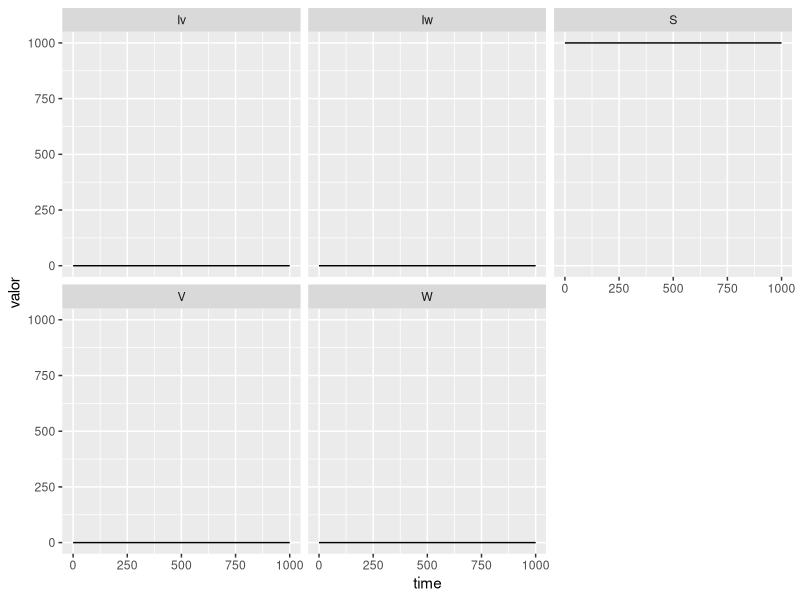
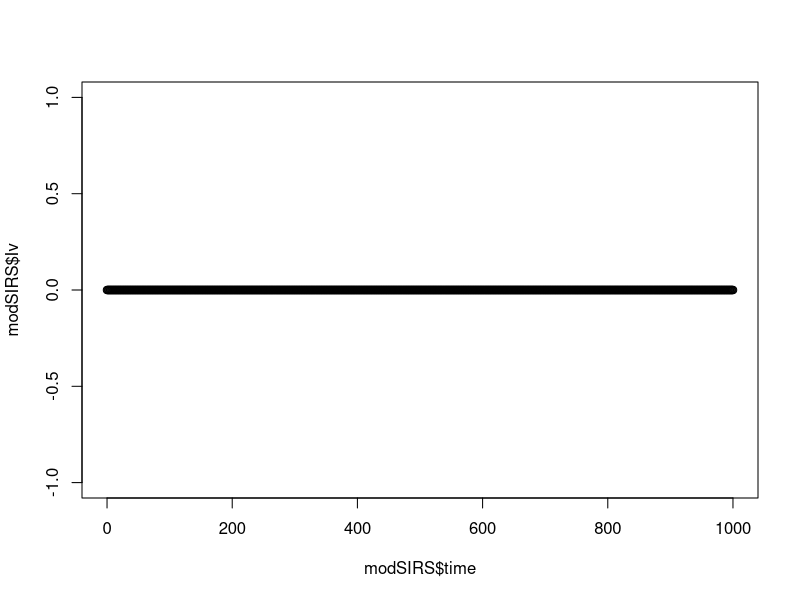

Reproduce these figures in R, in order. (Note: this script raises an error after producing the figures.)
###################################################################################
#                    modelagem matematica lobisomem vampiro humanos               #
###################################################################################


# Formulacao com fracoes (proporcoes) 

# Carregando pacotes ----
library(deSolve)
library(tidyverse)
library(reshape2)

# Parametros ----

# Taxas por ano 

natalidade <- 0 #taxa matalidade mundial 2015
Motalidade.Hum <- 0 #taxa de mortalidade
beta.vamp <- 0.00001 #taxa de infecao vampiros
beta.lobi <-  0.00001 #taxa de infecao lobisomn
prev.vamp <- 0 # taxa de prevencao que um humano vire vamp porque se suicida ou le disparam 
prev.lobi <- 0 #taxa de prevencao que um humano vire lobi porque se suicida ou le disparam 
gamma.vamp  <- 0#365/21 # periodo de latencia para virar vampiro 3 sem
gamma.lobi <- 0 #365/21 # periodo de latencia lobi 3 sem 
letha.homen.mata.vampiro <- 0 # taxa de humonaos que matam vampiros 
letha.lobi.mata.vampiro <- 0 #taxa de lobi que matam vampiros 
letha.homenm.mata.lobi <- 0 # taxa de humonaos que matam lobi
letha.vampi.mata.lobi <- 0 # taxa de vampiro que matam lobi
mortalidade.lobi <- 0 # taxa de morte natural dos lobi

# o desolve precisa um conjunto de parametrros pra souber o nome da equacao 

par.SVW <- c(
  natalidade = natalidade,
  Motalidade.Hum = Motalidade.Hum,
  beta.vamp = beta.vamp,
  beta.lobi = beta.lobi,
  prev.vamp = prev.vamp,
  prev.lobi = prev.lobi,
  gamma.vamp =  gamma.vamp,
  gamma.lobi = gamma.lobi,
  
  # gamma.vamp =  gamma.lobi,
  # gamma.lobi = gamma.vamp,
  
  letha.homen.mata.vampiro = letha.homen.mata.vampiro,
  letha.lobi.mata.vampiro = letha.lobi.mata.vampiro,
  letha.homenm.mata.lobi = letha.homenm.mata.lobi,
  letha.vampi.mata.lobi = letha.vampi.mata.lobi,
  mortalidade.lobi = mortalidade.lobi
)

# Calculando R0 ----
#
R0 <- beta.vamp/(gamma.vamp)
R0 

# Variaveis e condicao inicial ----

S  <- 1000
 Iv <- 0
 Iw <- 0
 W <- 0
 V <- 0


# state.SIR <- c(s=0.9999,i=0.0001,r=0)

 state.SVW <- c(S = S, Iv = Iv,Iw = Iw, W = W, V = V)



# Tempo de simulacao ----
# Varie o tempo de simulacao: 20, 100
tsim <- 1000
Dt <- 1

# Funcao para o modelo SIR ----
# Termo de transmissao frequencia dependente 
SIRS <- function(t,state,parameters){
  with(as.list(c(state,parameters)),{
    
    # # rate of change
    # ds <- mu - beta*s*i - mu*s + + omegaR*r
    # di <- beta*s*i - (mu+gama)*i
    # dr <- gama*i - mu*r - omegaR*r
    
    ds <- natalidade*S - Motalidade.Hum*S - beta.vamp *S*V -beta.lobi*S*W
    
    dIv <- beta.vamp*S*V - prev.vamp* Iv - gamma.vamp*Iv
    dV <- gamma.vamp*Iv - letha.homen.mata.vampiro*V - letha.lobi.mata.vampiro*V
    
    dIw <- beta.lobi*S*W - prev.lobi*Iw - gamma.lobi*Iw
    dW <- gamma.lobi*Iw - letha.homenm.mata.lobi*W - letha.vampi.mata.lobi*W - mortalidade.lobi*W 
    
    
    # return the output of the model
    return(list(c(ds, dIv, dV, dIw,  dW)))
    
  })
}

tempos <- seq(from=0,to=tsim,by=Dt)

# modSIRS <- ode(y = state.SIR, times = tempos, func = SIRS, parms = par.SIRS, method = "ode45")
modSIRS <- ode(y = state.SVW, times = tempos, func = SIRS, parms = par.SVW, method = "ode45")


modSIRS <- as.data.frame(modSIRS)

modSIRS %>%
  gather(key = 'compartimento', value = 'valor', -time)%>%
  ggplot(aes(x= time, y = valor))+
  geom_line()+
  facet_wrap('compartimento', scales = 'fixed')


plot(modSIRS$time, modSIRS$Iv)





# names(modSIRS) <- c("t","s","i","r")


head(modSIRS)
# # Grafico de infectados ----
# plot(modSIR$t, modSIR$i, col="red", type="l")
# 
# # Exportando o grafico para o formato tif
# # help(tiff) para mais informacoes
# tiff(filename="InfectadosModeloSIR.tif", width=100, height=80, pointsize=8,
#      units="mm", res=300, compression="lzw")
# 
# plot(modSIR$t, modSIR$i, col="red", type="l", 
#      xlab="Tempo (anos)", ylab="Proporção de infectados")
# 
# dev.off()
# 
# # Grafico de s, i, r ---
# plot(modSIR$t, modSIR$s, col="blue", type="l", ylim=c(0,1))
# lines(modSIR$t, modSIR$i,col="red")
# lines(modSIR$t, modSIR$r,col="green")
# 
# Para verificar a soma das proporcoes
# modSIR$n <- modSIR$s + modSIR$i + modSIR$r 

# Grafico no ggplot2 ----
# Carregando pacotes 
library(ggplot2)
library(reshape)

# Empilhando os dados para o grafico ----
modSIRS <- melt(as.data.frame(modSIRS),id="t")
names(modSIRS) <- c("t", "compartimento", "proporcao")

# Grafico basico no ggplot2
grafSIR <- ggplot(modSIRS,aes(x=t,y=proporcao,colour=compartimento,group=compartimento)) +
  geom_line(size=1) 

grafSIR

# Modificando o grafico no ggplot2
grafSIRs2 <- ggplot(modSIRS,aes(x=t,y=proporcao,colour=compartimento,group=compartimento)) +
  geom_line(size=1) +
  theme(axis.text.x = element_text(size=14, colour="black"),
        axis.text.y = element_text(size=14, colour="black"),
        axis.title.x = element_text(colour="black", size=14, vjust=0.1, hjust=0.5, face="plain"), 
        axis.title.y = element_text(colour="black", size=14, vjust=0.2, hjust=0.5, face="plain"),   
        legend.position=c(0.85,0.3))+
  xlab("Tempo (anos)") + 
  ylab("Proporção") 

grafSIRs2


# Exportando o grafico para o formato tif
# help(tiff) para mais informacoes
tiff(filename="ModeloSIR_ggplot.tif", width=100*2, height=80*2, pointsize=8,
     units="mm", res=300, compression="lzw")

grafSIR2

dev.off()
